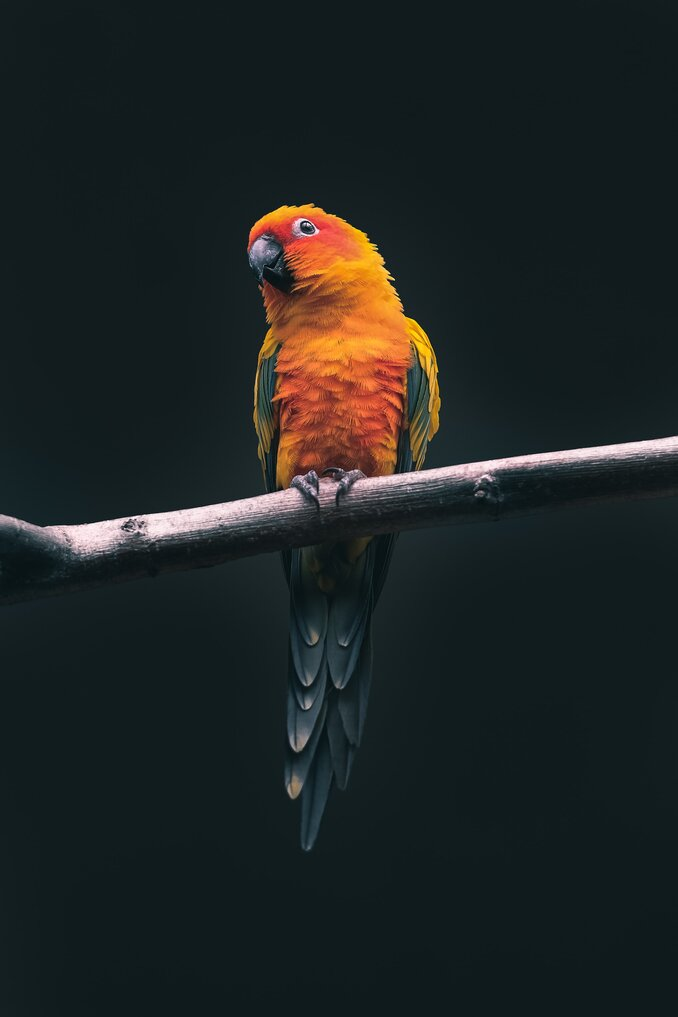
#> input picture bird.jpg, 678 x 1017 px
$ python ComputerVisionEdge.py
#> lines starting #> are read from the running program, lines starting #| are printed output that depends on the picture
import numpy as np
import cv2

original_image = cv2.imread('bird.jpg', cv2.IMREAD_COLOR)
#> original_image is the input picture: shape (1017, 678, 3); mean B, G, R 35.4, 36, 30.8

# we have to transform the image into grayscale
# OPENCV handles BGR instead of RGB
gray_image = cv2.cvtColor(original_image, cv2.COLOR_BGR2GRAY)
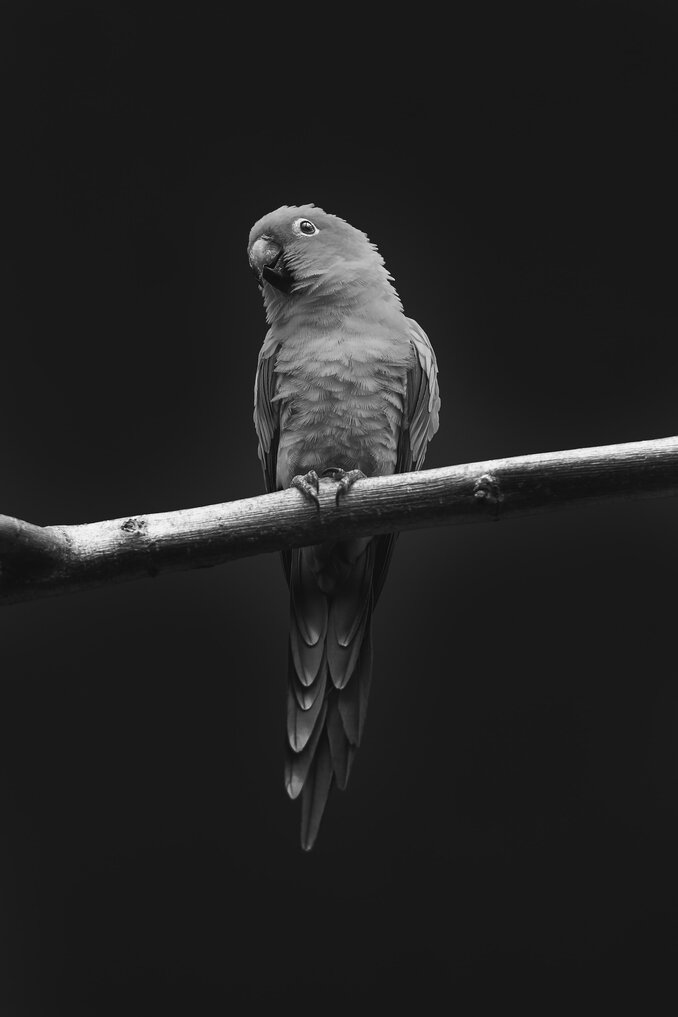
#> gray_image: shape (1017, 678); min 3, max 252, mean 34.3

# Laplacian Kernel
kernel = np.array([[0,1,0],[1,-4,1], [0,1,0]])

edge_image = cv2.filter2D(gray_image, -1, kernel)
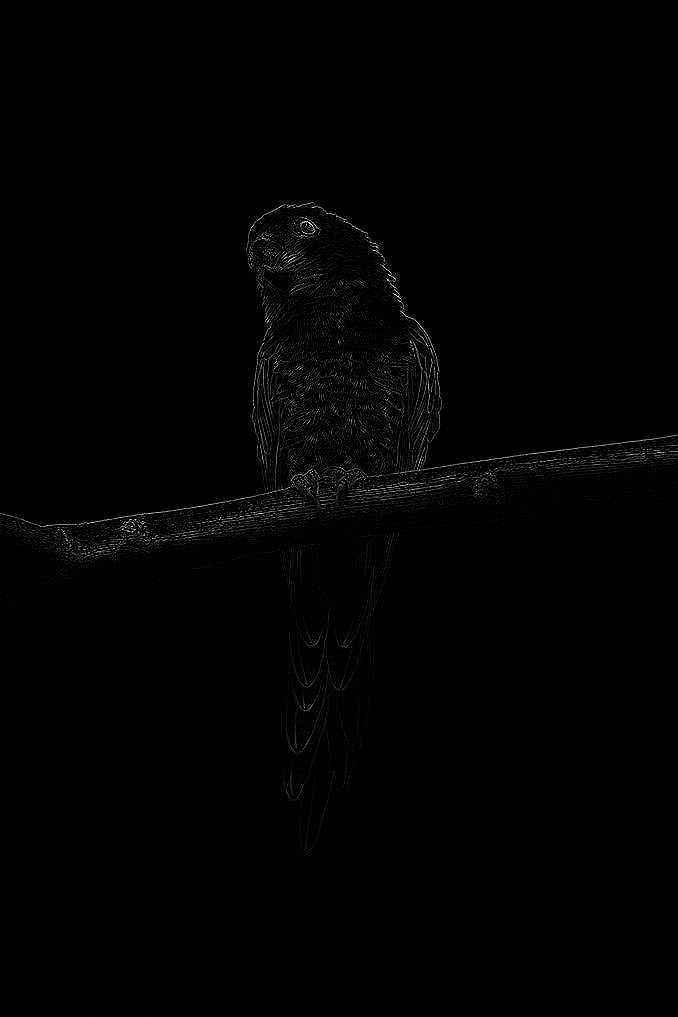
#> edge_image: shape (1017, 678); min 0, max 255, mean 1.8

edge_image_laplacian = cv2.Laplacian(gray_image, -1)

cv2.imshow('Original Image', gray_image)
cv2.imshow('Edge Image', edge_image)
cv2.imshow('Edge Image (Laplacian)', edge_image_laplacian)

cv2.waitKey(0)
cv2.destroyAllWindows()
